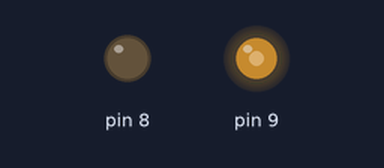
Bench run of a sketch on a simulated Arduino Uno, built with avr-gcc and run on an emulated ATmega328P. Parts: output pins drawn as LEDs (lit = HIGH). At 0.0 s the program stops and its outputs stay as they are.

Above: at 0.1 s.
Timing chart, 0 to 1.5 s (numbered marks = the images above):
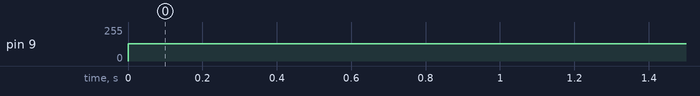

Measured:
- by itself, pin 9: 0/255 → 128/255 at 0.00 s

The sketch:

adc.ino
```cpp
uint16_t adc_value_current = 0;
uint16_t adc_value_max = 0;
uint16_t adc_value_min = 0;
bool adc_updated = false;

ISR(ADC_vect) {
    // read the ADC value
    adc_value_current = ADCL;
    adc_value_current |= ((ADCH & 0x03) << 8);
    adc_updated = true;
}

int main() {
    ADMUX = 0x41; // ADC1, right adjusted
    ADCSRA = 0x81; // enable ADC, start conversion, interrupt enable
    DIDR0 = 0x02; // disable digital input on ADC1

    // Taken from waveform code to enable waveform generation.
    DDRB |= 0x03; // Set pin B0 as output
    TCCR1A |= 0x40; // CTC on, with a prescaler of 8.
    TCCR1B |= 0x09;
    SREG |= 0x80; // Enable global interrupts

    while (1) {
        if (adc_updated) {
            // Scale ORC1A to the range of 0-255.
            OCR1A = (adc_value_current * 255) / 1024;
            adc_updated = false;
        }
    }

    return 0;
}
```
